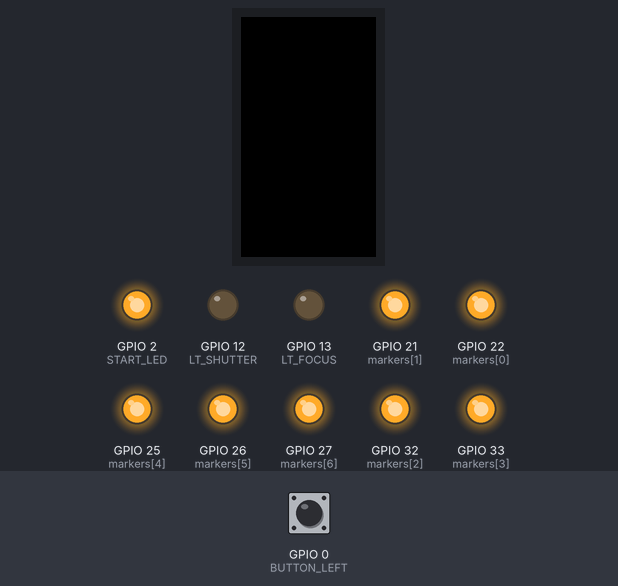
Bench run of a sketch on a simulated ESP32. On the bench: 240×135 colour display, output pins drawn as LEDs (lit = HIGH). Inputs (shaded band) come from the test bench; at power-on: GPIO 0 (BUTTON_LEFT) HIGH. What the sketch prints to the serial monitor is not drawn.

Above: at 1.3 s.
1.4 s: GPIO 0 (BUTTON_LEFT) pulled LOW for 0.15 s
At 2.7 s:
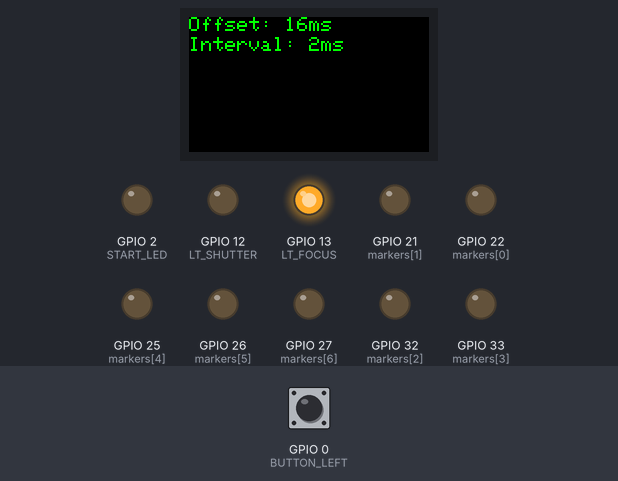
4.5 s: GPIO 0 (BUTTON_LEFT) pulled LOW for 3.2 s
At 7.5 s:
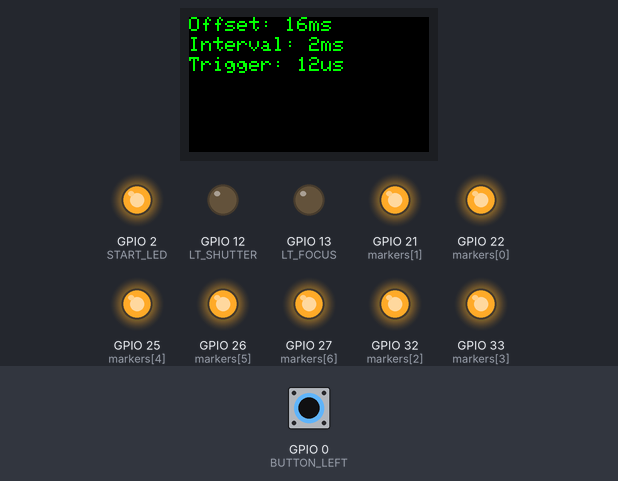
12.2 s: GPIO 0 (BUTTON_LEFT) pulled LOW for 1 s
At 12.86 s:
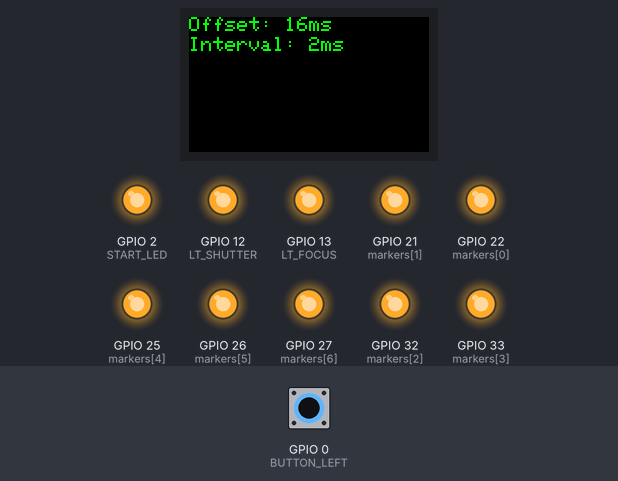
Timing chart, 0 to 20.0 s (numbered marks = the images above; inputs shaded):
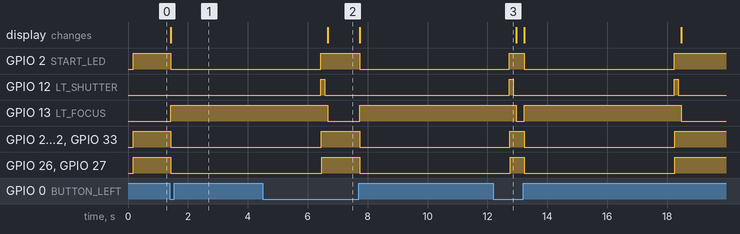

The sketch:

cambenchmark.ino
```cpp
#include <TFT_eSPI.h>
#include <SPI.h>

#include "SonyWired.h"
//#include "OM1BLE.h"

#define BUTTON_LEFT 0
#define BUTTON_RIGHT 35

const unsigned int markers[] = {22, 21, 32, 33, 25, 26, 27};
int markerCount = sizeof(markers) / sizeof(markers[0]);

#define START_LED 2

void waitFor(unsigned int pin) {
  int c = digitalRead(pin);
  while(c == digitalRead(pin)){};
}

TFT_eSPI tft = TFT_eSPI(135, 240); // Invoke custom library


void setup()
{
    Serial.begin(115200);
    Serial.println("ESP32 T-Display Start");

    tft.init();
    tft.fillScreen(TFT_BLACK);
    tft.setRotation(1);
    tft.setTextSize(2);
    tft.setTextColor(TFT_GREEN);
    tft.setCursor(0, 0);
    tft.setTextSize(2);


    pinMode(BUTTON_LEFT, INPUT);
    pinMode(BUTTON_RIGHT, INPUT);

    for(int i=0; i<markerCount; i++) {
      pinMode(markers[i], OUTPUT);
      digitalWrite(markers[i], 1);
    }

    initCamera();

    pinMode(START_LED, OUTPUT);
    digitalWrite(START_LED, 1);

}


void resetMarker() {
    for(int i=0; i<markerCount; i++) {
      digitalWrite(markers[i], 0);
    }
}
void updateMarker(int c) {
    digitalWrite(markers[c], 1);
}


void loop()
{
  waitFor(BUTTON_LEFT);

  tft.fillScreen(TFT_BLACK);
  tft.setCursor(0, 0*20); // right, down
  tft.print("Offset: ");
  tft.print(markerOffsetMs);
  tft.print("ms");
  tft.setCursor(0, 1*20); // right, down
  tft.print("Interval: ");
  tft.print(markerDurationMs);
  tft.print("ms");


  unsigned long triggerBegin = 0;
  unsigned long triggerEnd = 0;
  unsigned long nextPoint = 0;

  resetMarker();
  digitalWrite(START_LED, 0);

  // Prep trigger
  focusBegin();
  delay(5000);

  // Start trigger
  digitalWrite(START_LED, 1);
  triggerBegin = micros();
  shutterBegin();
  triggerEnd = micros();
  nextPoint = triggerBegin;


  nextPoint = nextPoint + (markerOffsetMs * 1000);
  while(micros() < nextPoint){}

  for(int i=0; i<markerCount; i++) {
    updateMarker(i);
    nextPoint = nextPoint + (markerDurationMs * 1000);
    while(micros() < nextPoint){}
  }

  // Finish trigger
  delay(100);
  shutterEnd();
  delay(100);
  focusEnd();

  unsigned long triggerDuration = triggerEnd - triggerBegin;

  tft.setCursor(0, 2*20); // right, down
  tft.print("Trigger: ");
  tft.print(triggerDuration);
  tft.print("us");

}
```

SonyWired.h
```cpp
#include "TriggerHelper.h"

unsigned long markerOffsetMs = 16;
unsigned long markerDurationMs = 2;


void initCamera() {
    pinMode(LT_FOCUS, OUTPUT);
    pinMode(LT_SHUTTER, OUTPUT);
    digitalWrite(LT_FOCUS, 0);
    digitalWrite(LT_SHUTTER, 0);
}


void focusBegin() {
  digitalWrite(LT_FOCUS, 1);
}

void focusEnd() {
  digitalWrite(LT_FOCUS, 0);
}

void shutterBegin() {
  digitalWrite(LT_SHUTTER, 1);
}

void shutterEnd() {
  digitalWrite(LT_SHUTTER, 0);
}
```

TriggerHelper.h
```cpp
#define LT_FOCUS 13
#define LT_SHUTTER 12
```

Measured:
- after the input at 1.4 s, GPIO 2 (START_LED), GPIO 21 (markers[1]), GPIO 22 (markers[0]), GPIO 25 (markers[4]), GPIO 26 (markers[5]), GPIO 27 (markers[6]), GPIO 32 (markers[2]), GPIO 33 (markers[3]): HIGH → LOW at once; GPIO 13 (LT_FOCUS): LOW → HIGH at once; the display: changes at once (image 1)
- by itself, GPIO 12 (LT_SHUTTER): alternates HIGH for 0.13 s and LOW for 5.4 s
